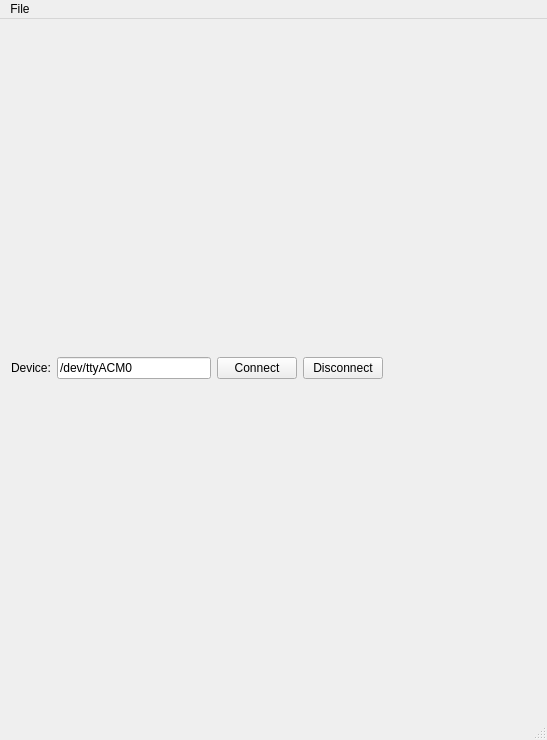
<?xml version="1.0" encoding="UTF-8"?>
<ui version="4.0">
 <class>GloveVizMainWindow</class>
 <widget class="QMainWindow" name="GloveVizMainWindow">
  <property name="windowModality">
   <enum>Qt::NonModal</enum>
  </property>
  <property name="enabled">
   <bool>true</bool>
  </property>
  <property name="geometry">
   <rect>
    <x>0</x>
    <y>0</y>
    <width>547</width>
    <height>740</height>
   </rect>
  </property>
  <property name="sizePolicy">
   <sizepolicy hsizetype="MinimumExpanding" vsizetype="MinimumExpanding">
    <horstretch>0</horstretch>
    <verstretch>0</verstretch>
   </sizepolicy>
  </property>
  <property name="windowTitle">
   <string>GloveVizMainWindow</string>
  </property>
  <widget class="QWidget" name="centralWidget">
   <property name="sizePolicy">
    <sizepolicy hsizetype="MinimumExpanding" vsizetype="MinimumExpanding">
     <horstretch>0</horstretch>
     <verstretch>0</verstretch>
    </sizepolicy>
   </property>
   <layout class="QVBoxLayout" name="verticalLayout">
    <item>
     <layout class="QHBoxLayout" name="horizontalLayout">
      <item>
       <widget class="QLabel" name="label">
        <property name="text">
         <string>Device:</string>
        </property>
       </widget>
      </item>
      <item>
       <widget class="QLineEdit" name="lineEdit">
        <property name="toolTip">
         <string>Serial Device to Open</string>
        </property>
        <property name="text">
         <string>/dev/ttyACM0</string>
        </property>
       </widget>
      </item>
      <item>
       <widget class="QPushButton" name="pushButtonConnect">
        <property name="text">
         <string>Connect</string>
        </property>
       </widget>
      </item>
      <item>
       <widget class="QPushButton" name="pushButtonDisconnect">
        <property name="text">
         <string>Disconnect</string>
        </property>
       </widget>
      </item>
      <item>
       <spacer name="horizontalSpacer">
        <property name="orientation">
         <enum>Qt::Horizontal</enum>
        </property>
        <property name="sizeType">
         <enum>QSizePolicy::MinimumExpanding</enum>
        </property>
        <property name="sizeHint" stdset="0">
         <size>
          <width>40</width>
          <height>20</height>
         </size>
        </property>
       </spacer>
      </item>
     </layout>
    </item>
   </layout>
  </widget>
  <widget class="QMenuBar" name="menuBar">
   <property name="geometry">
    <rect>
     <x>0</x>
     <y>0</y>
     <width>547</width>
     <height>27</height>
    </rect>
   </property>
   <widget class="QMenu" name="menuFile">
    <property name="title">
     <string>File</string>
    </property>
    <addaction name="actionQuit"/>
   </widget>
   <addaction name="menuFile"/>
  </widget>
  <widget class="QStatusBar" name="statusBar">
   <property name="sizePolicy">
    <sizepolicy hsizetype="MinimumExpanding" vsizetype="MinimumExpanding">
     <horstretch>0</horstretch>
     <verstretch>0</verstretch>
    </sizepolicy>
   </property>
  </widget>
  <action name="actionQuit">
   <property name="text">
    <string>Quit</string>
   </property>
  </action>
 </widget>
 <layoutdefault spacing="6" margin="11"/>
 <resources/>
 <connections>
  <connection>
   <sender>actionQuit</sender>
   <signal>triggered()</signal>
   <receiver>GloveVizMainWindow</receiver>
   <slot>close()</slot>
   <hints>
    <hint type="sourcelabel">
     <x>-1</x>
     <y>-1</y>
    </hint>
    <hint type="destinationlabel">
     <x>273</x>
     <y>369</y>
    </hint>
   </hints>
  </connection>
 </connections>
</ui>
